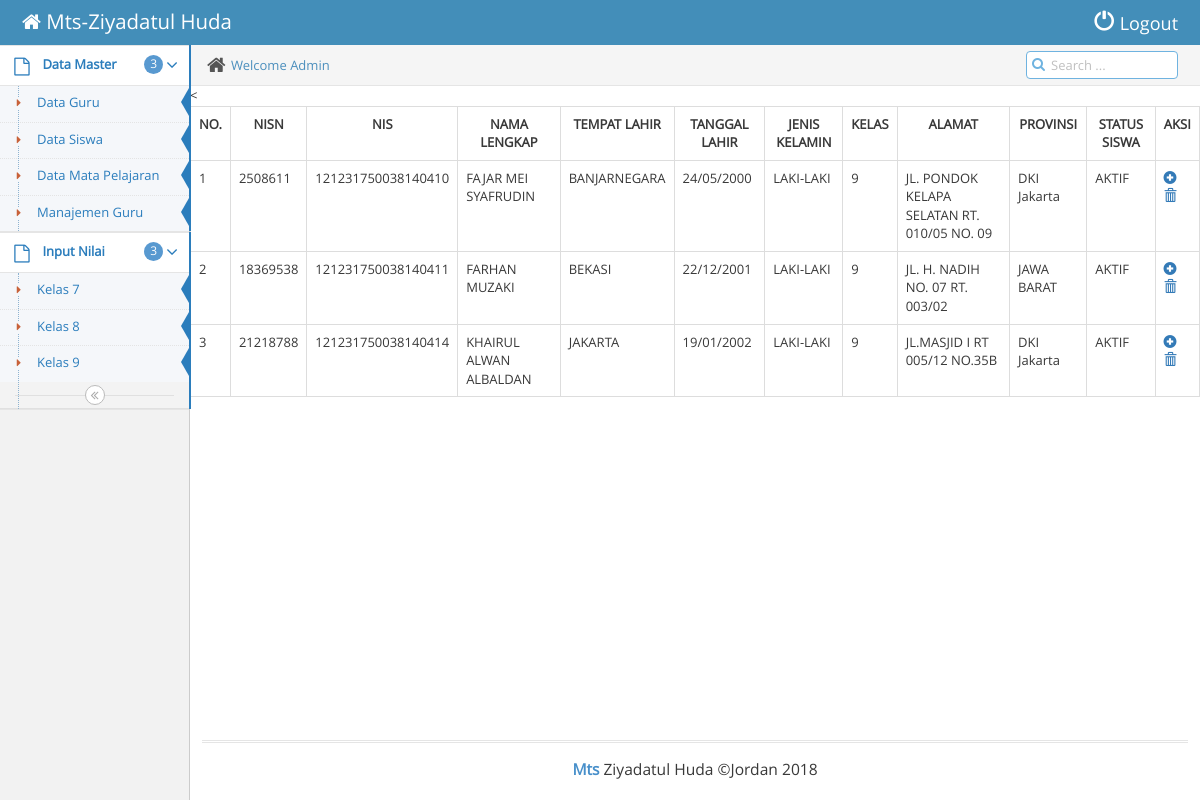
The app's page /admin/index.php?page=siswa_kelas9 with its own data.
### tables this page shows
CREATE TABLE `siswa` (
  `id` int(5) NOT NULL,
  `nisn` varchar(10) NOT NULL,
  `nis` varchar(20) NOT NULL,
  `nama_siswa` varchar(50) NOT NULL,
  `tempat_lahir` varchar(50) NOT NULL,
  `tanggal_lahir` varchar(50) NOT NULL,
  `jenis_kelamin` varchar(20) NOT NULL,
  `kelas` int(2) NOT NULL,
  `alamat` text NOT NULL,
  `provinsi` varchar(50) NOT NULL,
  `status_siswa` varchar(10) NOT NULL
);

### admin/siswa_9.php (the view)
<?php
 include "../action/koneksi.php";
 ?>
 <<div class="table-responsive">
 		<table class="table table-bordered" id="" width="100%" cellspacing="0">
 	<tr>
					<th><center>NO.</th>
					<th><center>NISN</th>
					<th><center>NIS</th>
					<th><center>NAMA LENGKAP</th>
					<th><center>TEMPAT LAHIR</th>
					<th><center>TANGGAL LAHIR</th>
					<th><center>JENIS KELAMIN</th>
					<th><center>KELAS </th>
					<th><center>ALAMAT</th>
					<th><center>PROVINSI</th>
					<th><center>STATUS SISWA</th>
					<th><center>AKSI</th>
	</tr>
	<?php $urut = (isset($_GET['urut']) ? strtolower($_GET['urut']) : NULL);  ?>
				<?php
				if($urut){
					$sql = mysqli_query($koneksi, "SELECT * FROM siswa WHERE kelas=9");
				}else{
					$sql = mysqli_query($koneksi, "SELECT * FROM siswa WHERE kelas =9");
				}
				if(mysqli_num_rows($sql) == 0){
					echo '<tr><td colspan="8">Tidak ada data.</td></tr>';
				}else{
					$no = 1;
					while($row = mysqli_fetch_assoc($sql)){
						echo '
						<tr>
							<td>'.$no.'</td>
							<td>'.$row['nisn'].'</td>
							<td>'.$row['nis'].'</td>
							<td>'.$row['nama_siswa'].'</td>
							<td>'.$row['tempat_lahir'].'</td>
							<td>'.$row['tanggal_lahir'].'</td>
							<td>'.$row['jenis_kelamin'].'</td>
							<td>'.$row['kelas'].'</td>
							<td>'.$row['alamat'].'</td>
							<td>'.$row['provinsi'].'</td>
							<td>'.$row['status_siswa'].'</td>';
						echo '
							</td>
							<td>
								<a href="../walikelas/input_nilai.php?id='.$row['id'].'" title="Input Nilai"><span class="glyphicon glyphicon-plus-sign"></span></a>
								<a href="../action/hapus_siswa.php?aksi=delete&id='.$row['id'].'" title="Hapus Data" onclick="return confirm(\'Yakin?\')"><span class="glyphicon glyphicon-trash" aria-hidden="true"></span></a>
							</td>
						</tr>
						';
						$no++;
					}
				}
				?>
		</table>
</div>

### records on screen
siswa: nisn "2508611", nis "121231750038140410", nama_siswa "FAJAR MEI SYAFRUDIN", tempat_lahir "BANJARNEGARA", tanggal_lahir "24/05/2000", jenis_kelamin "LAKI-LAKI", kelas "9", alamat "JL. PONDOK KELAPA SELATAN RT. 010/05 NO. 09", provinsi "DKI Jakarta", status_siswa "AKTIF"
siswa: nisn "18369538", nis "121231750038140411", nama_siswa "FARHAN MUZAKI", tempat_lahir "BEKASI", tanggal_lahir "22/12/2001", jenis_kelamin "LAKI-LAKI", kelas "9", alamat "JL. H. NADIH NO. 07 RT. 003/02", provinsi "JAWA BARAT", status_siswa "AKTIF"
siswa: nisn "21218788", nis "121231750038140414", nama_siswa "KHAIRUL ALWAN ALBALDAN", tempat_lahir "JAKARTA", tanggal_lahir "19/01/2002", jenis_kelamin "LAKI-LAKI", kelas "9", alamat "JL.MASJID I RT 005/12 NO.35B", provinsi "DKI Jakarta", status_siswa "AKTIF"
